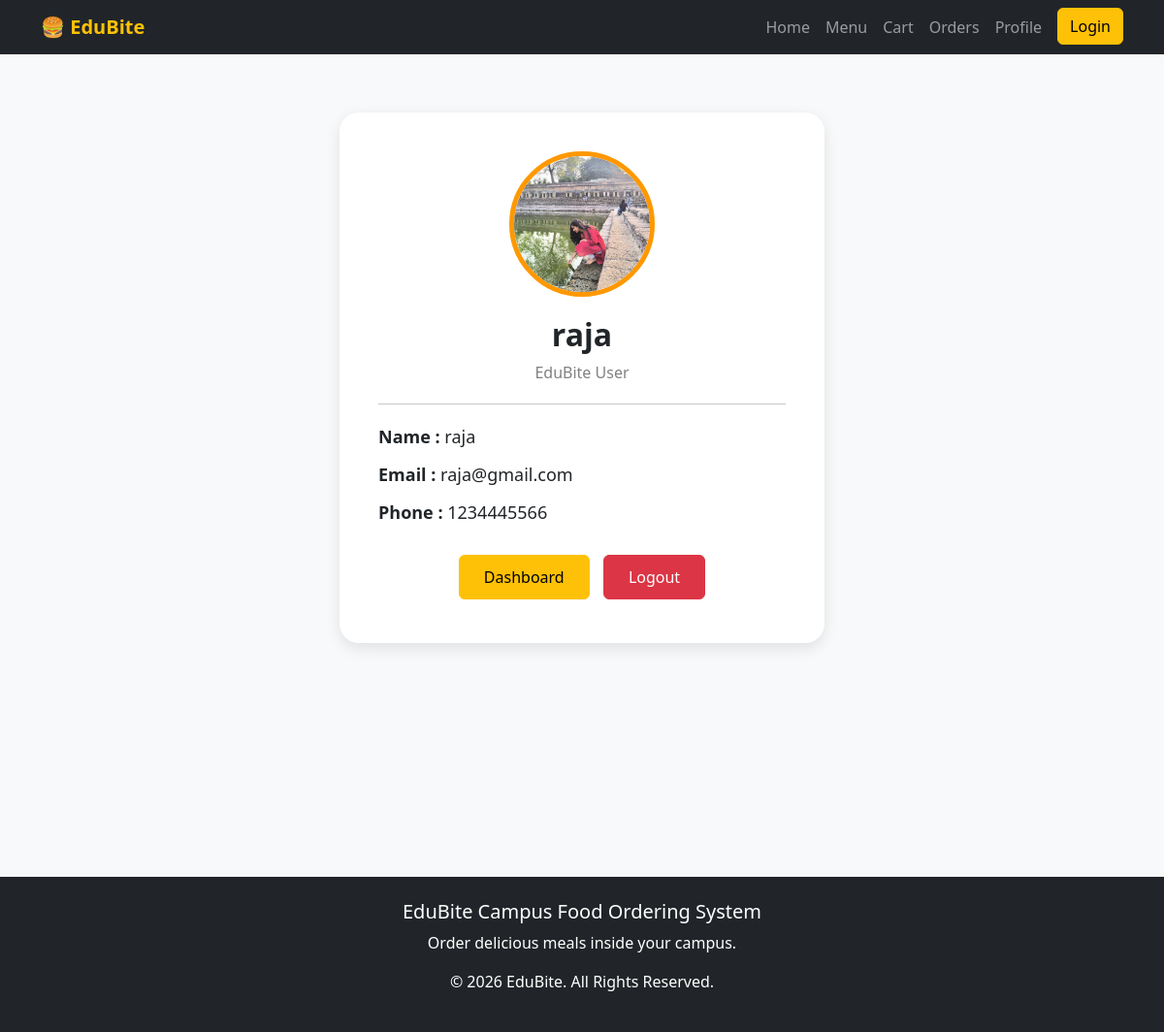
/profile/ (signed in), run on the app's committed database.
### anonymous/models.py (models this page shows, shortened)
class Register(models.Model):
    name = models.CharField(max_length=100)
    email = models.EmailField(unique=True)
    phone = models.CharField(max_length=15)
    password = models.CharField(max_length=100)

### anonymous/views.py (the view)
# urls.py: path('profile/', anoview.profile, name="profile"),
def profile(request):
    if "user_id" not in request.session:
        return redirect('/login/')
    user = Register.objects.get(
        id=request.session["user_id"]
    )
    return render(
        request,
        "profile.html",
        {"user": user}
    )

### anonymous/templates/profile.html
{% extends 'base.html' %}
{% load static %}
{% block content %}
<section class="profile-section">
    <div class="container">
        <div class="profile-card">
            <div class="profile-image">
                <img src="{% static 'images/profile.jpg' %}" alt="Profile">
            </div>
            <h2>
                {{ user.name }}
            </h2>
            <p class="profile-role">
                EduBite User
            </p>
            <hr>
            <div class="profile-info">
                <p>
                    <strong>Name :</strong>
                    {{ user.name }}
                </p>
                <p>
                    <strong>Email :</strong>
                    {{ user.email }}
                </p>
                <p>
                    <strong>Phone :</strong>
                    {{ user.phone }}
                </p>
            </div>
            <div class="profile-buttons">
                <a href="/dashboard/" class="btn btn-warning">
                    Dashboard
                </a>
                <a href="/logout/" class="btn btn-danger">
                    Logout
                </a>
            </div>
        </div>
    </div>
</section>
{% endblock %}

### anonymous/static/css/style.css (style rules this page uses)
* { margin:0; padding:0; box-sizing:border-box; }
body { background:#f8f9fa; }

### anonymous/static/css/profile.css (style rules this page uses)
.profile-section { min-height:100vh; background:#f8f9fa; padding:60px 0; }
.profile-card { max-width:500px; margin:auto; background:white; padding:40px; border-radius:20px; text-align:center; box-shadow:0 5px 15px rgba(0,0,0,0.1); }
.profile-image img { width:150px; height:150px; border-radius:50%; object-fit:cover; border:5px solid #ff9800; }
.profile-card h2 { margin-top:20px; font-weight:700; }
.profile-role { color:gray; margin-bottom:20px; }
.profile-info { text-align:left; margin-top:20px; }
.profile-info p { font-size:18px; margin-bottom:12px; }
.profile-buttons { margin-top:25px; }
.profile-buttons .btn { margin:5px; padding:10px 25px; }

### data on the page
Register: name "raja", email "raja@gmail.com", phone "1234445566"
